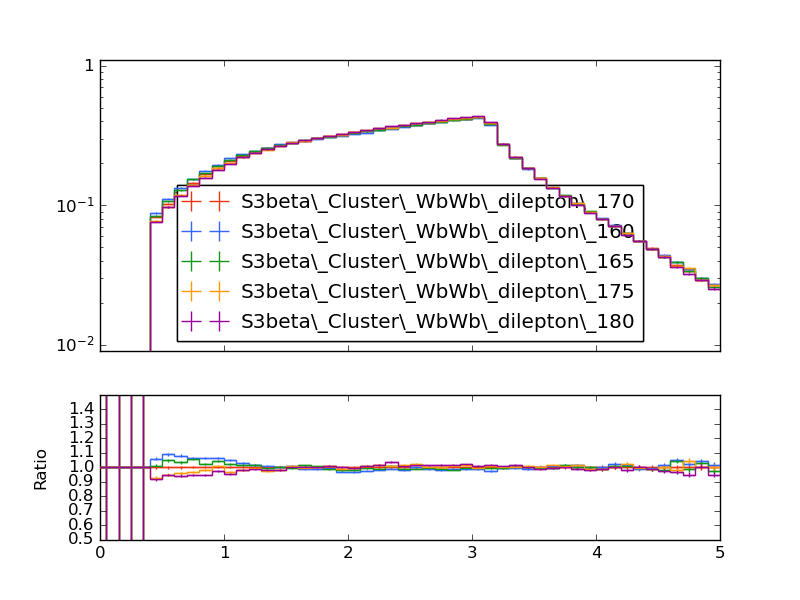

Python code for this plot:
#! /usr/bin/env python

# This Python script was auto-generated using YODA v2.0.1.
# Analysis object: /WbWb_dilepton/DR_jet_lep_presel
# Timestamp: 27-02-2025 (11:02:16)

import matplotlib as mpl
import matplotlib.pyplot as plt
mpl.use('Agg') # comment out for interactive use
import os
import numpy as np

plotDir = os.path.split(os.path.realpath(__file__))[0]
if 'YODA_USER_PLOT_PATH' in globals():
    plot_outdir = globals()['YODA_USER_PLOT_PATH']
else:
    plot_outdir = plotDir

#plot style
plt.style.use(os.path.join(plotDir, '../default.mplstyle'))

plt.rcParams['text.usetex'] = False
plt.style.use(['classic'])
plt.rc('font', family='DejaVu Sans')
# plot metadata
figW, figH = plt.rcParams['figure.figsize']
ax_xLabel = r''
ax_yLabel = r''
ax_title  = r''
ax_xScale = 'linear'
ax_yScale = 'log'
xLims = (0.0, 5.0)
yLims = (0.009000000000000001, 1.1)

# TeX-friendly labels for the legend
labels = {
    'legend' : ([ r"S3beta\_Cluster\_WbWb\_dilepton\_170", r"S3beta\_Cluster\_WbWb\_dilepton\_160", r"S3beta\_Cluster\_WbWb\_dilepton\_165", r"S3beta\_Cluster\_WbWb\_dilepton\_175", r"S3beta\_Cluster\_WbWb\_dilepton\_180" ], r""),
}

# Adjust canvas width and height
canvasW = 10.0
canvasH = 9.0
figW *= canvasW/10.
figH *= canvasH/9.

# Create figure and axis objects
fig, (ax, ratio0_ax) = plt.subplots(2, 1, sharex=True,
                  figsize=(figW,figH), gridspec_kw={'height_ratios': (6.0, 3.0)})

# Set figure margins
plt.subplots_adjust(
    left   = 1.0 * plt.rcParams['figure.subplot.left'],
    right  = 1.0 * plt.rcParams['figure.subplot.right'],
    top    = 1.0 * plt.rcParams['figure.subplot.top'],
    bottom = 1.0 * plt.rcParams['figure.subplot.bottom'])

ratio0_ax.yaxis.set_major_locator(mpl.ticker.MultipleLocator(0.1))
ratio0_ax.set_ylim(0.5, 1.4999)
ratio0_ax.set_ylabel('Ratio')

# the numerical data is stored in a separate file
dataf = dict()
prefix = os.path.split(__file__)[0]
if prefix:    prefix = prefix + '/'
exec(open(prefix+'DR_jet_lep_presel__data.py').read(), dataf)


legend_handles = dict() # keep track of handles for the legend

# style options for curves
# starts at zorder>=5 to draw curve on top of legend
styles = {
  'S3beta_Cluster_WbWb_dilepton_170.yoda.gz': {
    'color' : '#EE3311',
    'linestyle' : '-',
    'linewidth' : 1,
    'marker' : 'none',
    'markersize' : 2,
    'capsize' : 0.0,
    'zorder' : 5,
    'histstyle' : 1,
    'drawstyle' : 'steps-pre',
    'xerrorbars' : 1,
    'yerrorbars' : 1,
    'fillcolor' : None,
    'fillopacity' : 1.0,
    'ratio0_linestyle' : '-',
    'ratio0_linewidth' : 1,
    'ratio0_marker' : 'none',
    'ratio0_markersize' : 2,
    'ratio0_capsize' : 0.0,
    'ratio0_zorder' : 5,
    'ratio0_histstyle' : 1,
    'ratio0_drawstyle' : 'steps-pre',
    'ratio0_xerrorbars' : 1,
    'ratio0_yerrorbars' : 1,
  },
  'S3beta_Cluster_WbWb_dilepton_160.yoda.gz': {
    'color' : '#3366FF',
    'linestyle' : '-',
    'linewidth' : 1,
    'marker' : 'none',
    'markersize' : 2,
    'capsize' : 0.0,
    'zorder' : 6,
    'histstyle' : 1,
    'drawstyle' : 'steps-pre',
    'xerrorbars' : 1,
    'yerrorbars' : 1,
    'fillcolor' : None,
    'fillopacity' : 1.0,
    'ratio0_linestyle' : '-',
    'ratio0_linewidth' : 1,
    'ratio0_marker' : 'none',
    'ratio0_markersize' : 2,
    'ratio0_capsize' : 0.0,
    'ratio0_zorder' : 6,
    'ratio0_histstyle' : 1,
    'ratio0_drawstyle' : 'steps-pre',
    'ratio0_xerrorbars' : 1,
    'ratio0_yerrorbars' : 1,
  },
  'S3beta_Cluster_WbWb_dilepton_165.yoda.gz': {
    'color' : '#109618',
    'linestyle' : '-',
    'linewidth' : 1,
    'marker' : 'none',
    'markersize' : 2,
    'capsize' : 0.0,
    'zorder' : 7,
    'histstyle' : 1,
    'drawstyle' : 'steps-pre',
    'xerrorbars' : 1,
    'yerrorbars' : 1,
    'fillcolor' : None,
    'fillopacity' : 1.0,
    'ratio0_linestyle' : '-',
    'ratio0_linewidth' : 1,
    'ratio0_marker' : 'none',
    'ratio0_markersize' : 2,
    'ratio0_capsize' : 0.0,
    'ratio0_zorder' : 7,
    'ratio0_histstyle' : 1,
    'ratio0_drawstyle' : 'steps-pre',
    'ratio0_xerrorbars' : 1,
    'ratio0_yerrorbars' : 1,
  },
  'S3beta_Cluster_WbWb_dilepton_175.yoda.gz': {
    'color' : '#FF9900',
    'linestyle' : '-',
    'linewidth' : 1,
    'marker' : 'none',
    'markersize' : 2,
    'capsize' : 0.0,
    'zorder' : 8,
    'histstyle' : 1,
    'drawstyle' : 'steps-pre',
    'xerrorbars' : 1,
    'yerrorbars' : 1,
    'fillcolor' : None,
    'fillopacity' : 1.0,
    'ratio0_linestyle' : '-',
    'ratio0_linewidth' : 1,
    'ratio0_marker' : 'none',
    'ratio0_markersize' : 2,
    'ratio0_capsize' : 0.0,
    'ratio0_zorder' : 8,
    'ratio0_histstyle' : 1,
    'ratio0_drawstyle' : 'steps-pre',
    'ratio0_xerrorbars' : 1,
    'ratio0_yerrorbars' : 1,
  },
  'S3beta_Cluster_WbWb_dilepton_180.yoda.gz': {
    'color' : '#990099',
    'linestyle' : '-',
    'linewidth' : 1,
    'marker' : 'none',
    'markersize' : 2,
    'capsize' : 0.0,
    'zorder' : 9,
    'histstyle' : 1,
    'drawstyle' : 'steps-pre',
    'xerrorbars' : 1,
    'yerrorbars' : 1,
    'fillcolor' : None,
    'fillopacity' : 1.0,
    'ratio0_linestyle' : '-',
    'ratio0_linewidth' : 1,
    'ratio0_marker' : 'none',
    'ratio0_markersize' : 2,
    'ratio0_capsize' : 0.0,
    'ratio0_zorder' : 9,
    'ratio0_histstyle' : 1,
    'ratio0_drawstyle' : 'steps-pre',
    'ratio0_xerrorbars' : 1,
    'ratio0_yerrorbars' : 1,
  },
}

# curve from input yoda files in main panel
for label, yvals in dataf['yvals'].items():
    if all(np.isnan(v) for v in dataf['yvals'][label]):
        continue
    tmp = None
    if styles[label]['histstyle']: # draw as histogram
        xpos = dataf['xedges'][label] if styles[label]['drawstyle'] else dataf['xpoints'][label]
        ypos = np.insert(yvals, 0, yvals[0]) if styles[label]['drawstyle'] else yvals
        if styles[label]['fillcolor']: # fill area below curve
            ax.fill_between(xpos, ypos, step='pre',
                            color=styles[label]['fillcolor'],
                            alpha=styles[label]['fillopacity'])
        tmp, = ax.plot(xpos, ypos,
                       color=styles[label]['color'],
                       linestyle=styles[label]['linestyle'],
                       linewidth=styles[label]['linewidth'],
                       drawstyle=styles[label]['drawstyle'], solid_joinstyle='miter',
                       zorder=styles[label]['zorder'], label=label)
    tmp = ax.errorbar(dataf['xpoints'][label], yvals,
                      xerr=np.array(dataf['xerrs'][label])*styles[label]['xerrorbars'],
                      yerr=np.array(dataf['yerrs'][label])*styles[label]['yerrorbars'],
                      fmt=styles[label]['marker'], capsize=styles[label]['capsize'],
                      markersize=styles[label]['markersize'],
                      ecolor=styles[label]['color'],
                      color=styles[label]['color'], zorder=styles[label]['zorder'])
    tmp[-1][0].set_linestyle(styles[label]['linestyle'])
    tmp[-1][0].set_linewidth(styles[label]['linewidth'])
    if label in dataf['add_legend_handle']:  legend_handles[label] = tmp
    for varLabel in dataf['variation_yvals'].keys():
        if varLabel.startswith(label):
            tmp, = ax.plot(dataf['xedges'][label], dataf['variation_yvals'][varLabel],
                           color=styles[label]['color'],
                           linestyle=styles[label]['linestyle'],
                           linewidth=styles[label]['linewidth'],
                           drawstyle='steps-pre', solid_joinstyle='miter',
                           zorder=styles[label]['zorder'], alpha=0.5)


# plots on ratio panel
# curve from input yoda files in ratio panel
for label, yvals in dataf['ratio0_yvals'].items():
    if all(np.isnan(v) for v in yvals):
        continue
    if styles[label]['ratio0_histstyle']: # plot as histogram
        xpos = dataf['xedges']['S3beta_Cluster_WbWb_dilepton_170.yoda.gz'] if styles[label]['ratio0_drawstyle'] else dataf['xpoints']['S3beta_Cluster_WbWb_dilepton_170.yoda.gz']
        ypos = np.insert(yvals, 0, yvals[0]) if styles[label]['ratio0_drawstyle'] else yvals
        ratio0_ax.plot(xpos, ypos,
                       color=styles[label]['color'],
                       linewidth=styles[label]['linewidth'],
                       linestyle=styles[label]['ratio0_linestyle'],
                       drawstyle=styles[label]['ratio0_drawstyle'], zorder=styles[label]['zorder'],
                       solid_joinstyle='miter')
    tmp = ratio0_ax.errorbar(dataf['xpoints']['S3beta_Cluster_WbWb_dilepton_170.yoda.gz'], yvals,
                             xerr=np.array(dataf['ref_xerrs'])*styles[label]['ratio0_xerrorbars'],
                             yerr=np.array(dataf['ratio0_yerrs'][label])*styles[label]['ratio0_yerrorbars'],
                             fmt=styles[label]['ratio0_marker'], capsize=styles[label]['ratio0_capsize'],
                             markersize=styles[label]['ratio0_markersize'],
                             ecolor=styles[label]['color'],
                             color=styles[label]['color'])
    tmp[-1][0].set_linestyle(styles[label]['ratio0_linestyle'])
    tmp[-1][0].set_linewidth(styles[label]['ratio0_linewidth'])

    for varlabel in dataf['ratio0_variation_vals'].keys():
        if varlabel.startswith(label):
            ratio0_ax.plot(dataf['xedges']['S3beta_Cluster_WbWb_dilepton_170.yoda.gz'],
                            dataf['ratio0_variation_vals'][varlabel],
                            color=styles[label]['color'],
                            linestyle=styles[label]['linestyle'],
                            linewidth=styles[label]['linewidth'],
                            drawstyle='steps-pre', solid_joinstyle='miter',
                            zorder=1, alpha=0.5)

legend_items = list(legend_handles.values())
ax.add_artist(ax.legend(legend_items,
                        labels['legend'][0],
                        title=labels['legend'][1],
                        alignment='left',
                        loc='lower center',
                        bbox_to_anchor=(0.5, 0.0)))

# set plot metadata as defined above
ratio0_ax.set_xlabel(ax_xLabel)
ratio0_ax.xaxis.set_label_coords(1., -0.15)
ax.set_ylabel(ax_yLabel, ha='right', va='top')
ax.yaxis.set_label_coords(-0.11, 1.0)
ax.set_title(ax_title, loc='left')
ax.set_xscale(ax_xScale)
ax.set_yscale(ax_yScale)
ax.set_xlim(xLims)
ax.set_ylim(yLims)

# tick formatting
plt.rcParams['xtick.top'] = True
plt.rcParams['ytick.right'] = True
ax.yaxis.set_major_locator(mpl.ticker.LogLocator(base=10.0, numticks=np.inf))
ax.yaxis.set_minor_locator(mpl.ticker.LogLocator(
                           base=10.0, subs=np.arange(0.1, 1, 0.1), numticks=np.inf))
fig.align_ylabels((ax, ratio0_ax))
plt.savefig(os.path.join(plot_outdir, 'DR_jet_lep_presel.pdf'), format='PDF')
plt.savefig(os.path.join(plot_outdir, 'DR_jet_lep_presel.png'), format='PNG')

plt.close(fig)
